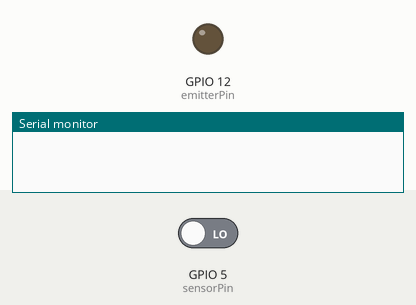
Bench run of a sketch on a simulated ESP8266 (NodeMCU). On the bench: output pins drawn as LEDs (lit = HIGH), the last lines printed to the serial monitor. Dashed ring = blinking. The inputs (shaded band) are chosen by the test bench; at power-on: GPIO 5 (sensorPin) LOW.

Above: at 1.2 s.
1.3 s: GPIO 5 (sensorPin) driven HIGH
At 1.7 s:
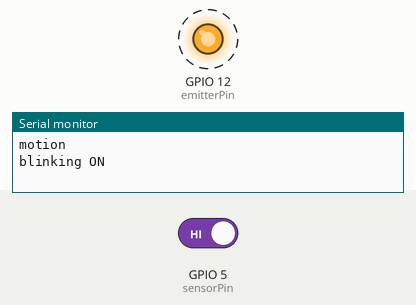
Timing chart, 0 to 7.3 s (numbered marks = the images above; inputs shaded):
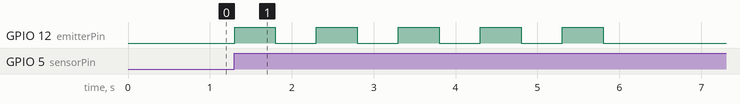

Measured:
- after the input at 1.3 s, GPIO 12 (emitterPin): alternates HIGH for 0.50 s and LOW for 0.50 s, 10 changes in all, then stays LOW, starting at once

The sketch:

Hackaton_nadajnik.ino
```cpp
uint8_t emitterPin = 12; //D6
uint8_t sensorPin = 5; //D1

uint8_t motionFlag = 0;
uint8_t infraredState = LOW;
uint16_t blinkPeriod = 500; //ms
uint16_t emitTime = 5000; //ms
uint32_t previousMillis = 0;

void setup()
{
  pinMode(emitterPin, OUTPUT);
  pinMode(sensorPin, INPUT);

  attachInterrupt(sensorPin, detectMotion, RISING);

  Serial.begin(115200);
}

void loop()
{
  long currentMillis = millis();

  if (motionFlag == 1)
  {
    infraredState = !infraredState;
    digitalWrite(emitterPin, infraredState);
    Serial.println("blinking ON");
    delay(blinkPeriod);

    if (currentMillis - previousMillis >= emitTime)
    {
      previousMillis = currentMillis;
      Serial.println("blinking OFF");
      digitalWrite(emitterPin, LOW);
      motionFlag = 0;
    }
  }
}

ICACHE_RAM_ATTR void detectMotion()
{
  if (motionFlag == 0)
  {
    motionFlag = 1;
    Serial.println("motion");
  }
}
```
